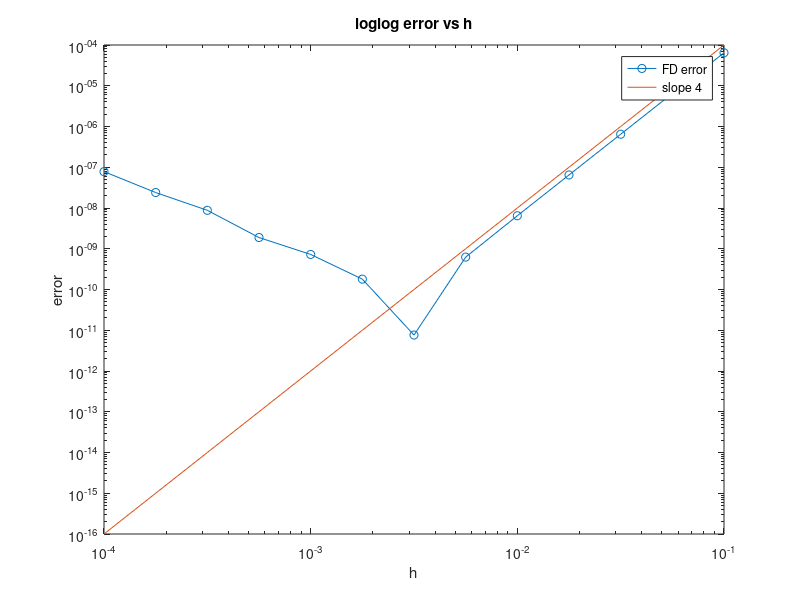

Source code (MATLAB):
hvals = logspace(-1, -4, 13);
u = @(x) sin(2*x);
exact = -4*sin(2);
errs = [];
disp(' ')
disp('       h                 err       pred err')
for i=1:length(hvals)
    approx = (-8.333333333333333e-02*u(1-2*hvals(i)) + 1.333333333333333e+00*u(1-hvals(i)) + -2.500000000000000e+00*u(1) +  1.333333333333333e+00 * u(1+hvals(i)) +   -8.333333333333333e-02 * u(1+2*hvals(i)))/(hvals(i)^2);
    err = abs(approx-exact);
    errs = [errs err];
    fprintf('%13.4e   %13.4e   %13.4e\n', hvals(i) ,err, -0.0111111 * hvals(i)^4*-64*sin(2))
end

loglog(hvals, errs,'-o')
hold on 
sl4 = @(x) x.^(4);
ys4 = sl4(hvals);
loglog(hvals, ys4);
xlabel('h')
ylabel('error')
title('loglog error vs h')
legend('FD error', 'slope 4')
saveas(gcf,'2c.png')